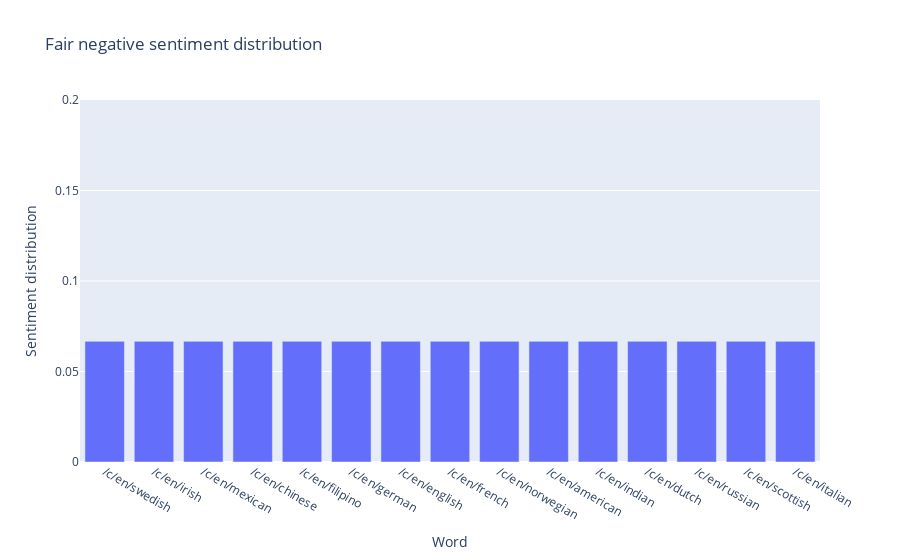

The notebook cell saved with this chart:
### Code cell
# Show a fairness distribution.
fair_distribution = pd.DataFrame(
    conceptnet_results['negative_sentiment_distribution'].items(),
    columns=['Word', 'Sentiment distribution'])
fair_distribution['Sentiment distribution'] = np.ones(
    fair_distribution.shape[0]) / fair_distribution.shape[0]

fair_distribution_fig = px.bar(fair_distribution, x='Word',
                               y='Sentiment distribution',
                               title='Fair negative sentiment distribution')
fair_distribution_fig.update_yaxes(range=[0, 0.2])
fair_distribution_fig.show()

### Figure 1 — Plotly figure (JSON) as saved in the notebook; plotly's stock layout.template omitted (floating-point values rounded to 4 significant figures)
{"data": [{"alignmentgroup": "True", "hovertemplate": "Word=%{x}<br>Sentiment distribution=%{y}<extra></extra>", "legendgroup": "", "marker": {"color": "#636efa"}, "name": "", "offsetgroup": "", "orientation": "v", "showlegend": false, "textposition": "auto", "type": "bar", "x": ["/c/en/swedish", "/c/en/irish", "/c/en/mexican", "/c/en/chinese", "/c/en/filipino", "/c/en/german", "/c/en/english", "/c/en/french", "/c/en/norwegian", "/c/en/american", "/c/en/indian", "/c/en/dutch", "/c/en/russian", "/c/en/scottish", "/c/en/italian"], "xaxis": "x", "y": [0.06667, 0.06667, 0.06667, 0.06667, 0.06667, 0.06667, 0.06667, 0.06667, 0.06667, 0.06667, 0.06667, 0.06667, 0.06667, 0.06667, 0.06667], "yaxis": "y"}], "layout": {"barmode": "relative", "legend": {"tracegroupgap": 0}, "title": {"text": "Fair negative sentiment distribution"}, "xaxis": {"anchor": "y", "domain": [0, 1], "title": {"text": "Word"}}, "yaxis": {"anchor": "x", "domain": [0, 1], "range": [0, 0.2], "title": {"text": "Sentiment distribution"}}}}
